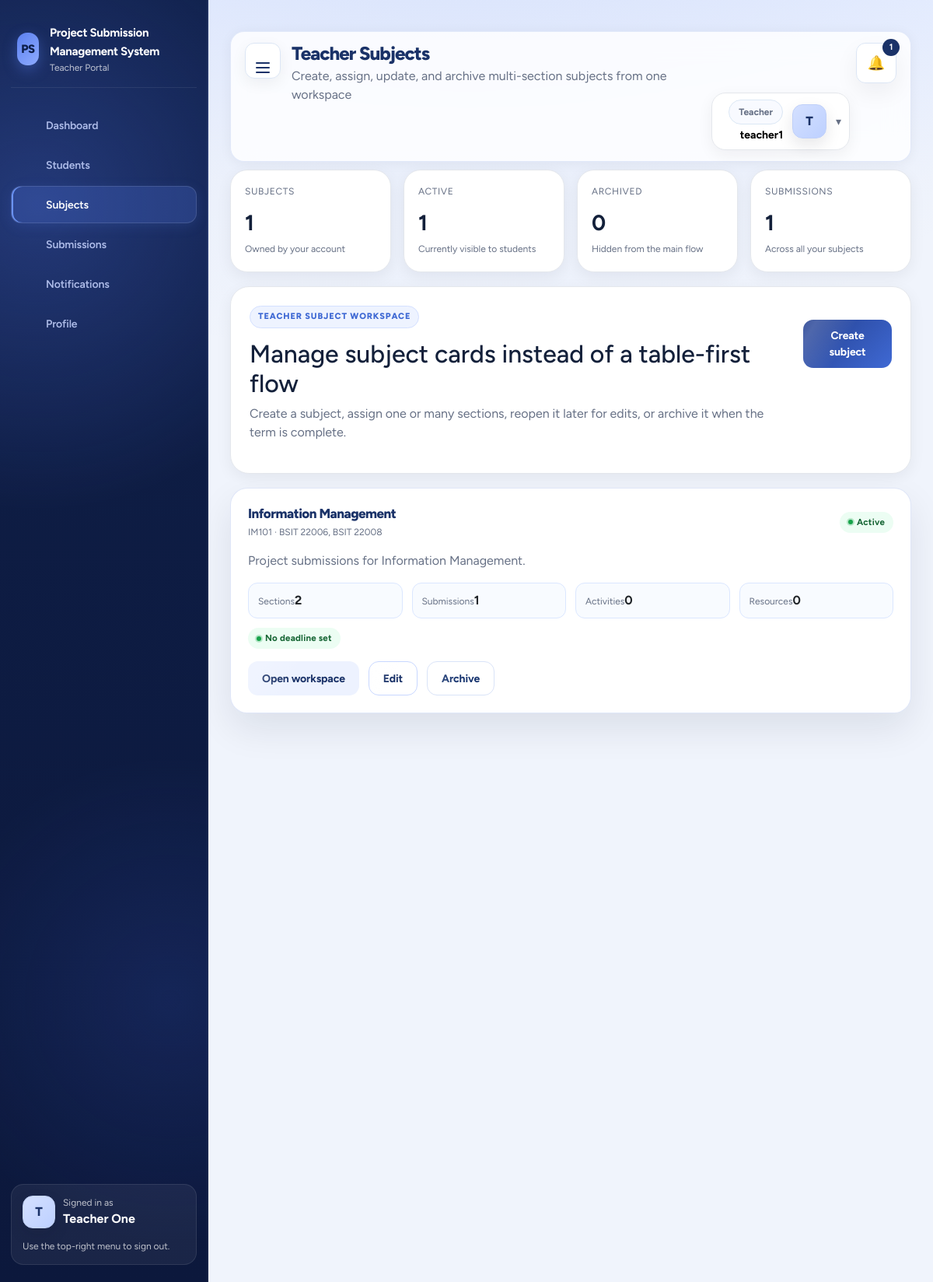
The page /project/teacher/subjects.php (signed in) on the database its author committed.
### tables this page shows
CREATE TABLE subjects (
    id INT AUTO_INCREMENT PRIMARY KEY,
    subject_code VARCHAR(50) NOT NULL,
    subject_name VARCHAR(150) NOT NULL,
    description TEXT NULL,
    teacher_id INT NOT NULL,
    school_year_id INT NOT NULL,
    semester_id INT NOT NULL,
    status ENUM('active', 'inactive', 'archived') NOT NULL DEFAULT 'active',
    submission_deadline DATETIME NULL,
    deadline_warning_hours INT NOT NULL DEFAULT 72,
    deadline_warning_sent_at DATETIME NULL,
    deadline_locked_notice_sent_at DATETIME NULL,
    allow_late_submissions TINYINT(1) NOT NULL DEFAULT 0,
    late_submission_until DATETIME NULL,
    teacher_submission_locked TINYINT(1) NOT NULL DEFAULT 0,
    teacher_submission_lock_note TEXT NULL,
    created_at TIMESTAMP DEFAULT CURRENT_TIMESTAMP,
    updated_at TIMESTAMP DEFAULT CURRENT_TIMESTAMP ON UPDATE CURRENT_TIMESTAMP,
    CONSTRAINT fk_subjects_teacher FOREIGN KEY (teacher_id) REFERENCES teachers(id) ON DELETE RESTRICT ON UPDATE CASCADE,
    CONSTRAINT fk_subjects_school_year FOREIGN KEY (school_year_id) REFERENCES school_years(id) ON DELETE RESTRICT ON UPDATE CASCADE,
    CONSTRAINT fk_subjects_semester FOREIGN KEY (semester_id) REFERENCES semesters(id) ON DELETE RESTRICT ON UPDATE CASCADE,
    UNIQUE KEY uniq_subject_term_teacher (subject_code, teacher_id, school_year_id, semester_id)
);

### project/teacher/subjects.php (the view, shortened to what the rows shown need)
<?php
require_once __DIR__ . '/../backend/helpers/query.php';
$teacher = current_user();
$pdo = pdo();
$stmt = $pdo->prepare('SELECT subj.*, GROUP_CONCAT(sec.section_name ORDER BY sec.section_name SEPARATOR ", ") AS sections, COUNT(DISTINCT ss.section_id) AS total_sections, COUNT(DISTINCT sub.id) AS total_submissions, COUNT(DISTINCT sr.id) AS total_resources, COUNT(DISTINCT act.id) AS total_activities FROM subjects subj LEFT JOIN section_subjects ss ON ss.subject_id = subj.id LEFT JOIN sections sec ON sec.id = ss.section_id LEFT JOIN submissions sub ON sub.subject_id = subj.id LEFT JOIN subject_resources sr ON sr.subject_id = subj.id LEFT JOIN submission_activities act ON act.subject_id = subj.id WHERE subj.teacher_id = ? GROUP BY subj.id ORDER BY FIELD(subj.status, "active", "inactive", "archived"), subj.subject_name');
$stmt->execute([(int) $teacher['id']]);
$subjects = $stmt->fetchAll();
$sectionMapStmt = $pdo->prepare('SELECT subject_id, section_id FROM section_subjects WHERE subject_id IN (SELECT id FROM subjects WHERE teacher_id = ?)');
$sectionMapStmt->execute([(int) $teacher['id']]);
$sectionMap = [];
foreach ($sectionMapStmt->fetchAll() as $row) {
    $sectionMap[(int) $row['subject_id']][] = (int) $row['section_id'];
}
$activeCount = count(array_filter($subjects, fn($row) => ($row['status'] ?? '') === 'active'));
$archivedCount = count(array_filter($subjects, fn($row) => ($row['status'] ?? '') === 'archived'));
$title = 'Teacher Subjects';
require_once __DIR__ . '/../backend/partials/header.php';
?>
<div class="kpi-grid">
  <div class="kpi-card"><span class="label">Active</span><strong><?= $activeCount ?></strong><span class="muted small">Currently visible to students</span></div>
  <div class="kpi-card"><span class="label">Archived</span><strong><?= $archivedCount ?></strong><span class="muted small">Hidden from the main flow</span></div>
</div>
<section class="workspace-shell">
  <div class="workspace-head">
    <div>
      <h2>Manage subject cards instead of a table-first flow</h2>
    </div>
  </div>
  <div class="subject-workspace-grid">
    <?php foreach ($subjects as $subject): ?>
      <article class="card subject-workspace-card">
        <div class="split-header">
          <div>
            <h3 class="section-title"><?= h($subject['subject_name']) ?></h3>
            <div class="muted small"><?= h($subject['subject_code']) ?> · <?= h($subject['sections'] ?: 'No sections assigned') ?></div>
          </div>
          <?= status_badge($subject['status']) ?>
        </div>
        <p class="muted"><?= h($subject['description'] ?: 'No description provided yet.') ?></p>
        <div class="workspace-stat-grid">
          <div class="segment"><span class="muted small">Sections</span><strong><?= (int) $subject['total_sections'] ?></strong></div>
          <div class="segment"><span class="muted small">Submissions</span><strong><?= (int) $subject['total_submissions'] ?></strong></div>
          <div class="segment"><span class="muted small">Activities</span><strong><?= (int) $subject['total_activities'] ?></strong></div><div class="segment"><span class="muted small">Resources</span><strong><?= (int) $subject['total_resources'] ?></strong></div>
        </div>
        <div style="margin-top:12px;"><?= deadline_badge_html($subject) ?></div>
        <div class="form-actions" style="margin-top:16px;">
          <a class="btn btn-secondary" href="<?= h(url('teacher/subject_view.php?id=' . (int) $subject['id'])) ?>">Open workspace</a>
          <button class="btn btn-outline" type="button" data-open-modal="subject-edit-<?= (int) $subject['id'] ?>">Edit</button>
          <?php if (($subject['status'] ?? '') !== 'archived'): ?>
            <form method="post" class="inline">
              <button class="btn btn-ghost" type="submit" data-confirm-title="Archive subject?" data-confirm-message="This hides the subject from normal teacher and student workflows, but keeps its history.">Archive</button>
            </form>
          <?php endif; ?>
        </div>
      </article>
    <?php endforeach; ?>
  </div>
</section>
<?php require_once __DIR__ . '/../backend/partials/footer.php'; ?>

### project/backend/partials/header.php (shortened to what the rows shown need)
<?php
$role = current_role();
$user = current_user();
$currentPath = $_SERVER['PHP_SELF'] ?? '';
$unreadCount = 0;
$recentNotifications = [];
if ($role && $user) {
    $unreadCount = count_unread_notifications($role, (int) $user['id']);
    $recentNotifications = fetch_notifications($role, (int) $user['id'], 5);
}
?>
<!doctype html>
<html lang="en">
<head>
  <link href="https://cdn.jsdelivr.net/npm/bootstrap@5.3.3/dist/css/bootstrap.min.css" rel="stylesheet">
  <link href="https://cdn.jsdelivr.net/npm/bootstrap-icons@1.11.3/font/bootstrap-icons.min.css" rel="stylesheet">
  <link rel="stylesheet" href="<?= h(asset_url('app.css')) ?>">
</head>
<body class="role-<?= h($role ?: 'guest') ?>">
<div class="app-shell">
<main class="main-content <?= $role ? '' : 'no-sidebar' ?>">
  <header class="topbar modern-topbar <?= $role === 'student' ? 'student-topbar-shell' : '' ?>">
    <div class="topbar-heading-wrap">
      <div>
      <h1><?= h($title ?? 'Dashboard') ?></h1>
      </div>
    </div>
    <?php if ($role && $user): ?>
      <div class="topbar-meta modern-meta <?= $role === 'student' ? 'student-topbar-meta' : '' ?>">
        <div class="notification-menu">
          <button type="button" class="icon-btn topbar-alert-btn <?= str_contains($currentPath, 'notifications.php') ? 'is-current' : '' ?>" data-toggle-menu data-notification-toggle aria-expanded="false" aria-haspopup="true" aria-controls="topbar-notification-dropdown" aria-label="Toggle notifications<?= $unreadCount > 0 ? ' (' . (int) $unreadCount . ' unread)' : '' ?>" title="Notifications">
            <span class="topbar-alert-icon" aria-hidden="true">🔔</span>
            <?php if ($unreadCount > 0): ?><span class="badge-count"><?= (int) $unreadCount ?></span><?php endif; ?>
          </button>
            <?php if ($recentNotifications): ?>
              <?php foreach ($recentNotifications as $note): ?>
                    <?= status_badge($note['type']) ?>
              <?php endforeach; ?>
            <?php else: ?>
              <div class="notification-empty muted">No notifications yet.</div>
            <?php endif; ?>
        </div>
      </div>
    <?php endif; ?>
  </header>

### project/backend/helpers/query.php (shortened to what the rows shown need)
<?php
require_once __DIR__ . '/../config/auth.php';
function status_badge(string $status): string {
    return '<span class="status ' . h($status) . '">' . h(ucwords(str_replace('_', ' ', $status))) . '</span>';
}
function deadline_badge_html(array $subject): string {
    $window = $subject['deadline_window'] ?? subject_deadline_window($subject);
    $state = $window['state'] ?? 'open';
    $classMap = ['open' => 'success', 'warning' => 'warning', 'locked' => 'danger', 'reopened' => 'info'];
    $class = $classMap[$state] ?? 'neutral';
    return '<span class="status ' . h($class) . '">' . h($window['label'] ?? 'No deadline set') . '</span>';
}

### rows shown on the page
subjects: id "1", status "1", status "0", subject_name "Information Management", subject_code "IM101", sections "BSIT 22006, BSIT 22008", status "Active", description "Project submissions for Information Management.", total_sections "2", total_submissions "1", total_activities "0", total_resources "0"

### other values the page prints
APP_NAME "Project Submission Management System"
$role "Teacher"
$label "Dashboard"
$label "Students"
$label "Subjects"
$label "Submissions"
$label "Notifications"
$label "Profile"
$avatarInitial "T"
$user['full_name'] "Teacher One"
$title "Teacher Subjects"
$subtitle "Create, assign, update, and archive multi-section subjects from one workspace"
$user['username'] "teacher1"
count($subjects) "1"
$submissionTotal "1"
